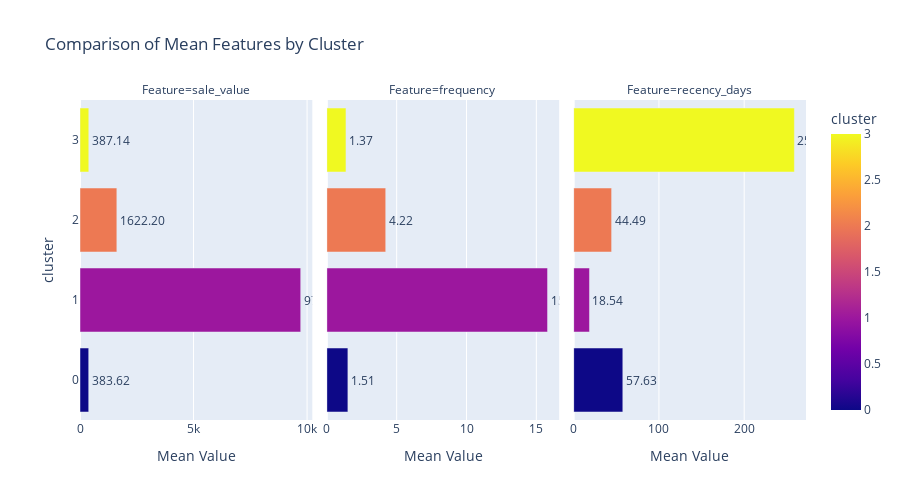

The code cell stored with this chart in its notebook:
### Markdown cell above
# Pipeline start

### Code cell
# End-to-end
results = full_clustering_pipeline(
    df_loaded,                                                         # Dataframe loaded from .pkl file
    k_range=range(1, 11),                                              # Range to calculate innerthian cluster sum of squares
    default_k=4,                                                       # Suggested cluster numbers after elbow method (consultate elbow graph)
    cols_to_scale=["sale_value_log", "frequency_log", "recency_days"], # List of columns to scale (for KMeans algorithm)
    cluster_map_names={                                                # Custom naming of clusters
        0: "At-Risk Customers",
        1: "Top-Value Customers",
        2: "High-Value Customers",
        3: "Average Customers",
    },
)

df_cluster = results["df_cluster"]
df_real_values = results["df_real_values"]
cluster_desc = results["cluster_desc"]

### Figure 1 — Plotly figure (JSON) as saved in the notebook; plotly's stock layout.template omitted (floating-point values rounded to 4 significant figures)
{"data": [{"hovertemplate": "Feature=sale_value<br>Mean Value=%{text}<br>cluster=%{marker.color}<extra></extra>", "legendgroup": "", "marker": {"color": [0, 1, 2, 3], "coloraxis": "coloraxis", "pattern": {"shape": ""}}, "name": "", "orientation": "h", "showlegend": false, "text": [383.6, 9719.0, 1622.0, 387.1], "textposition": "outside", "texttemplate": "%{text:.2f}", "type": "bar", "x": [383.6, 9719.0, 1622.0, 387.1], "xaxis": "x", "y": [0, 1, 2, 3], "yaxis": "y"}, {"hovertemplate": "Feature=frequency<br>Mean Value=%{text}<br>cluster=%{marker.color}<extra></extra>", "legendgroup": "", "marker": {"color": [0, 1, 2, 3], "coloraxis": "coloraxis", "pattern": {"shape": ""}}, "name": "", "orientation": "h", "showlegend": false, "text": [1.507, 15.8, 4.216, 1.37], "textposition": "outside", "texttemplate": "%{text:.2f}", "type": "bar", "x": [1.507, 15.8, 4.216, 1.37], "xaxis": "x2", "y": [0, 1, 2, 3], "yaxis": "y2"}, {"hovertemplate": "Feature=recency_days<br>Mean Value=%{text}<br>cluster=%{marker.color}<extra></extra>", "legendgroup": "", "marker": {"color": [0, 1, 2, 3], "coloraxis": "coloraxis", "pattern": {"shape": ""}}, "name": "", "orientation": "h", "showlegend": false, "text": [57.63, 18.54, 44.49, 258.9], "textposition": "outside", "texttemplate": "%{text:.2f}", "type": "bar", "x": [57.63, 18.54, 44.49, 258.9], "xaxis": "x3", "y": [0, 1, 2, 3], "yaxis": "y3"}], "layout": {"annotations": [{"font": {}, "showarrow": false, "text": "Feature=sale_value", "x": 0.16, "xanchor": "center", "xref": "paper", "y": 1, "yanchor": "bottom", "yref": "paper"}, {"font": {}, "showarrow": false, "text": "Feature=frequency", "x": 0.5, "xanchor": "center", "xref": "paper", "y": 1, "yanchor": "bottom", "yref": "paper"}, {"font": {}, "showarrow": false, "text": "Feature=recency_days", "x": 0.84, "xanchor": "center", "xref": "paper", "y": 1, "yanchor": "bottom", "yref": "paper"}], "barmode": "relative", "coloraxis": {"colorbar": {"title": {"text": "cluster"}}, "colorscale": [[0, "#0d0887"], [0.1111, "#46039f"], [0.2222, "#7201a8"], [0.3333, "#9c179e"], [0.4444, "#bd3786"], [0.5556, "#d8576b"], [0.6667, "#ed7953"], [0.7778, "#fb9f3a"], [0.8889, "#fdca26"], [1, "#f0f921"]]}, "height": 500, "legend": {"tracegroupgap": 0}, "title": {"text": "Comparison of Mean Features by Cluster"}, "xaxis": {"anchor": "y", "domain": [0, 0.32], "showticklabels": true, "title": {"text": "Mean Value"}}, "xaxis2": {"anchor": "y2", "domain": [0.34, 0.66], "showticklabels": true, "title": {"text": "Mean Value"}}, "xaxis3": {"anchor": "y3", "domain": [0.68, 1.0], "showticklabels": true, "title": {"text": "Mean Value"}}, "yaxis": {"anchor": "x", "domain": [0, 1], "title": {"text": "cluster"}, "type": "category"}, "yaxis2": {"anchor": "x2", "domain": [0, 1], "matches": "y", "showticklabels": false, "type": "category"}, "yaxis3": {"anchor": "x3", "domain": [0, 1], "matches": "y", "showticklabels": false, "type": "category"}}}
